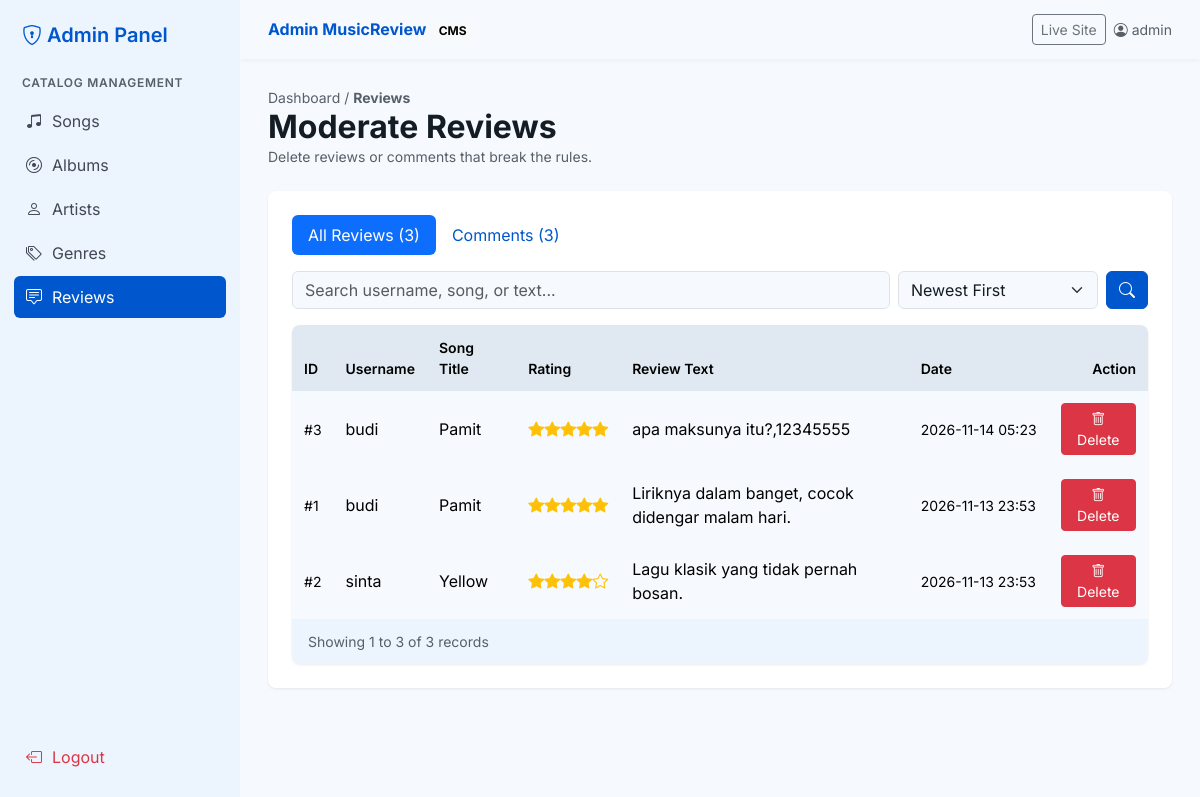
/musicreview/admin/reviews.php (signed in), run on the app's committed database.
### tables this page shows
CREATE TABLE `reviews` (
  `id_review` int(11) NOT NULL,
  `id_user` int(11) NOT NULL,
  `id_song` int(11) NOT NULL,
  `isi_review` text NOT NULL,
  `tanggal_review` timestamp NOT NULL DEFAULT current_timestamp()
);

CREATE TABLE `users` (
  `id_user` int(11) NOT NULL,
  `username` varchar(50) NOT NULL,
  `email` varchar(100) NOT NULL,
  `password` varchar(255) NOT NULL,
  `role` enum('admin','user') NOT NULL DEFAULT 'user',
  `foto_profil` varchar(255) DEFAULT NULL,
  `created_at` timestamp NOT NULL DEFAULT current_timestamp()
);

CREATE TABLE `songs` (
  `id_song` int(11) NOT NULL,
  `id_album` int(11) NOT NULL,
  `id_genre` int(11) NOT NULL,
  `judul_lagu` varchar(150) NOT NULL,
  `durasi` time DEFAULT NULL,
  `tanggal_rilis` date DEFAULT NULL
);

### musicreview/admin/reviews.php (the view, shortened to what this page needs)
<?php
require "../koneksi.php";
$tab     = ($_GET["tab"] ?? "reviews") == "comments" ? "comments" : "reviews";
$cari    = trim($_GET["cari"] ?? "");
$hal     = max(1, (int)($_GET["hal"] ?? 1));
$per_hal = 8;
$mulai   = ($hal - 1) * $per_hal;
$like    = "%$cari%";
$jml_review  = ambil_satu("SELECT COUNT(*) AS n FROM reviews")["n"];
$jml_comment = ambil_satu("SELECT COUNT(*) AS n FROM comments")["n"];
if ($tab == "reviews") {
    $urutan = ["baru" => "rv.tanggal_review DESC", "lama" => "rv.tanggal_review ASC", "tinggi" => "nilai DESC", "rendah" => "nilai ASC"];
    $urut   = $_GET["urut"] ?? "baru";
    $order  = $urutan[$urut] ?? $urutan["baru"];
    $dari = "FROM reviews rv JOIN users u ON rv.id_user = u.id_user JOIN songs s ON rv.id_song = s.id_song
             WHERE (u.username LIKE ? OR s.judul_lagu LIKE ? OR rv.isi_review LIKE ?)";
    $total = ambil_satu("SELECT COUNT(*) AS n $dari", [$like, $like, $like])["n"];
    $data  = ambil_semua("SELECT rv.id_review, rv.isi_review, rv.tanggal_review, u.username, s.judul_lagu,
            (SELECT nilai_rating FROM ratings r WHERE r.id_user = rv.id_user AND r.id_song = rv.id_song) AS nilai
        $dari ORDER BY $order LIMIT $mulai, $per_hal", [$like, $like, $like]);
}
include "header_admin.php";
?>
<div class="mb-4">
    <div class="teks-kecil">Dashboard / <strong>Reviews</strong></div>
    <h1 class="h2 fw-bold mb-0">Moderate Reviews</h1>
    <div class="teks-kecil">Delete reviews or comments that break the rules.</div>
</div>
<div class="kartu p-4">
    <ul class="nav nav-pills mb-3">
        <li class="nav-item"><a class="nav-link <?= $tab == 'reviews' ? 'active' : '' ?>" href="reviews.php?tab=reviews">All Reviews (<?= $jml_review ?>)</a></li>
        <li class="nav-item"><a class="nav-link <?= $tab == 'comments' ? 'active' : '' ?>" href="reviews.php?tab=comments">Comments (<?= $jml_comment ?>)</a></li>
    </ul>
    <form method="get" class="d-flex gap-2 mb-3">
        <input type="text" name="cari" class="form-control" placeholder="Search username, song, or text..." value="<?= e($cari) ?>">
        <?php if ($tab == "reviews") { ?>
            <select name="urut" class="form-select" style="max-width:200px" onchange="this.form.submit()">
                <option value="baru" <?= $urut == "baru" ? "selected" : "" ?>>Newest First</option>
            </select>
        <?php } ?>
        <button class="btn btn-primary"><i class="bi bi-search"></i></button>
    </form>
    <div class="tabel-mr">
        <div class="table-responsive">
            <table class="table">
                <?php if ($tab == "reviews") { ?>
                    <thead><tr><th>ID</th><th>Username</th><th>Song Title</th><th>Rating</th><th>Review Text</th><th>Date</th><th class="text-end">Action</th></tr></thead>
                    <tbody>
                        <?php foreach ($data as $d) { ?>
                            <tr>
                                <td class="teks-kecil">#<?= $d["id_review"] ?></td>
                                <td><?= e($d["username"]) ?></td>
                                <td><?= e($d["judul_lagu"]) ?></td>
                                <td class="text-nowrap"><?= $d["nilai"] ? bintang($d["nilai"]) : "-" ?></td>
                                <td style="max-width:320px"><?= e($d["isi_review"]) ?></td>
                                <td class="teks-kecil text-nowrap"><?= date("Y-m-d H:i", strtotime($d["tanggal_review"])) ?></td>
                                <td class="text-end">
                                    <form method="post" class="hapus">
                                        <button class="btn btn-sm btn-danger"><i class="bi bi-trash"></i> Delete</button>
                                    </form>
                                </td>
                            </tr>
                        <?php } ?>
                    </tbody>
                <?php } ?>
            </table>
        </div>
        <div class="bawah"><span>Showing <?= $data ? $mulai + 1 : 0 ?> to <?= $mulai + count($data) ?> of <?= $total ?> records</span><?= paginasi($total, $per_hal, $hal) ?></div>
    </div>
</div>
<?php include "footer_admin.php"; ?>

### musicreview/koneksi.php (shortened to what this page needs)
<?php
$host     = "localhost";
$user     = "root";
$pass     = "";
$nama_db  = "musicreview";
$koneksi = mysqli_connect($host, $user, $pass, $nama_db);
mysqli_set_charset($koneksi, "utf8mb4");
function jalankan($sql, $params = []) {
    global $koneksi;
    $stmt = mysqli_prepare($koneksi, $sql);
    if ($params) {
        mysqli_stmt_bind_param($stmt, str_repeat("s", count($params)), ...$params);
    }
    if (!mysqli_stmt_execute($stmt)) return false;
    return $stmt;
}
function ambil_semua($sql, $params = []) {
    $stmt = jalankan($sql, $params);
    $hasil = mysqli_stmt_get_result($stmt);
    return $hasil ? mysqli_fetch_all($hasil, MYSQLI_ASSOC) : [];
}
function ambil_satu($sql, $params = []) {
    $data = ambil_semua($sql, $params);
    return $data ? $data[0] : null;
}
function e($teks) {
    return htmlspecialchars($teks ?? "", ENT_QUOTES, "UTF-8");
}
function bintang($nilai) {
    $out = "";
    for ($i = 1; $i <= 5; $i++) {
        $out .= '<i class="bi bi-star' . ($i <= $nilai ? '-fill' : '') . ' text-warning"></i>';
    }
    return $out;
}

### musicreview/css/style.css (style rules this page uses)
:root { --bs-primary: #0057cd; --bs-primary-rgb: 0, 87, 205; --bs-link-color: #0057cd; --bs-link-hover-color: #00419e; --bs-body-font-family: 'Inter', sans-serif; --bs-body-bg: #f6faff; --bs-body-color: #141d23; --mr-low: #ecf5fe; --mr-container: #e6eff8; --mr-high: #e0e9f2; }
body { background: #f6faff; }
.btn-primary { --bs-btn-bg: #0057cd; --bs-btn-border-color: #0057cd; --bs-btn-hover-bg: #00419e; --bs-btn-hover-border-color: #00419e; --bs-btn-active-bg: #00419e; }
.kartu { background: #fff; border-radius: 8px; box-shadow: 0 1px 3px rgba(0, 0, 0, .08); }
.tabel-mr { background: #fff; border-radius: 8px; overflow: hidden; box-shadow: 0 1px 3px rgba(0, 0, 0, .08); }
.tabel-mr table { margin-bottom: 0; }
.tabel-mr thead th { background: var(--mr-high); font-weight: 600; font-size: 14px; padding: 12px; border: 0; }
.tabel-mr tbody td { padding: 12px; vertical-align: middle; border: 0; }
.tabel-mr tbody tr:nth-child(even) { background: var(--mr-low); }
.tabel-mr .bawah { background: var(--mr-low); padding: 12px 16px; display: flex; justify-content: space-between; align-items: center; flex-wrap: wrap; gap: 8px; font-size: 14px; color: #575f67; }
.teks-kecil { font-size: 14px; color: #575f67; }

### data on the page
reviews: id_review "3", id_user.username "budi", id_song.judul_lagu "Pamit", isi_review "apa maksunya itu?,12345555", tanggal_review "2026-11-14 05:23"
reviews: id_review "1", id_user.username "budi", id_song.judul_lagu "Pamit", isi_review "Liriknya dalam banget, cocok didengar malam hari.", tanggal_review "2026-11-13 23:53"
reviews: id_review "2", id_user.username "sinta", id_song.judul_lagu "Yellow", isi_review "Lagu klasik yang tidak pernah bosan.", tanggal_review "2026-11-13 23:53"

### other printed values
$m[2] "Songs"
$m[2] "Albums"
$m[2] "Artists"
$m[2] "Genres"
$m[2] "Reviews"
$_SESSION["username"] "admin"
$jml_review "3"
$jml_comment "3"
$mulai + 1 "1"
$mulai + count($data) "3"
$total "3"
